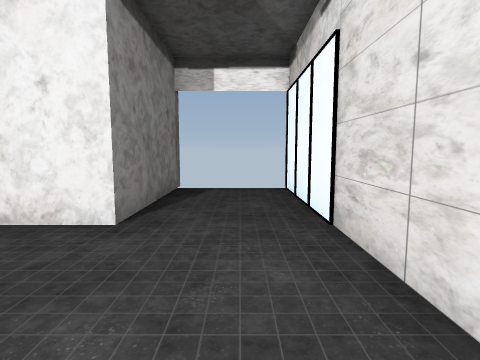
view 1 (above)

16 first-person views from a walk through a 3-D level made in the Unity game engine. The camera is 1.2 m above the floor, tilts 6° down and sees 80° across. The floor is counted in squares, 1 m on a side. Each view is taken from the middle of a square. On the plan, view 1 faces up. The plan holds only what a view shows up to about 13 squares ahead; the rest is blank. The player is left out. Some surface patterns are stand-ins.

view 2
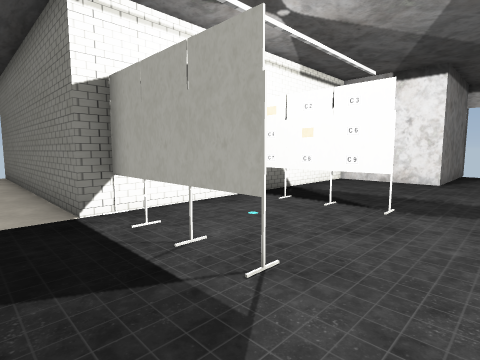

view 3
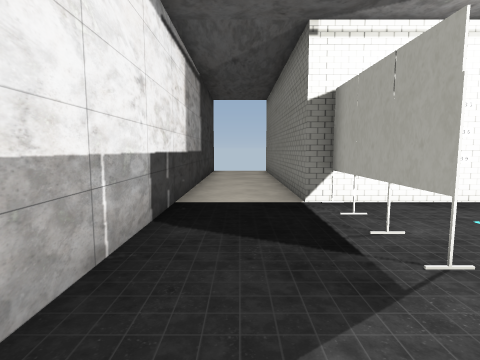

view 4
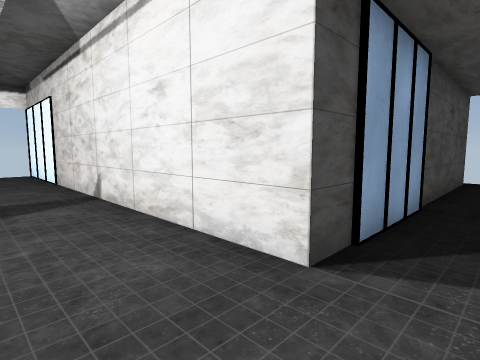

view 5
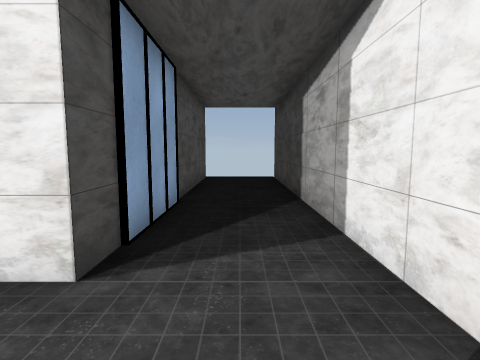

view 6
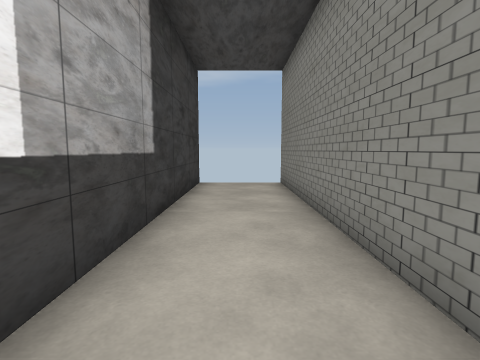

view 7
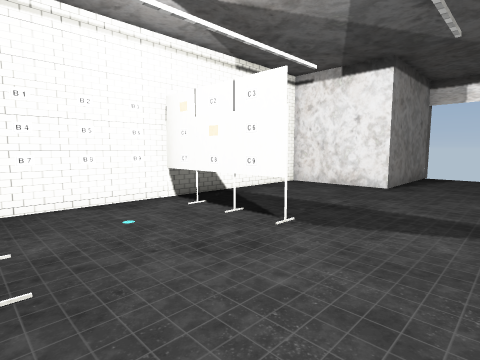

view 8
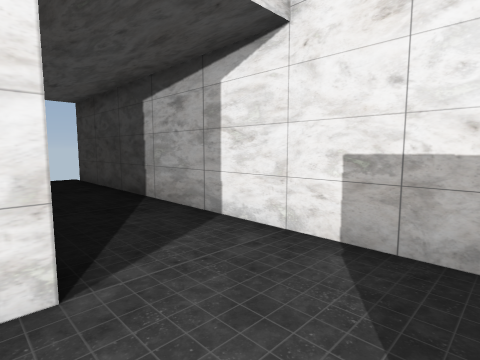

view 9
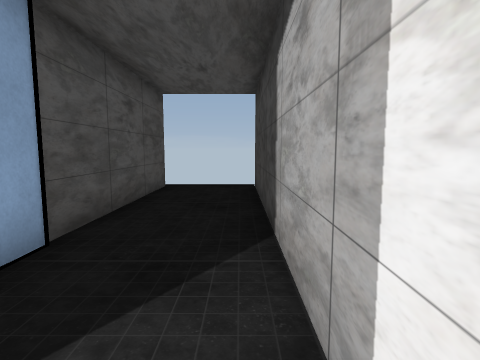

view 10
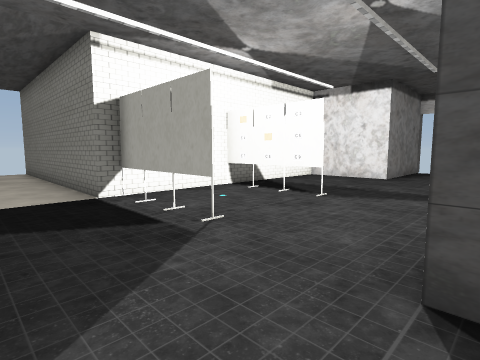

view 11
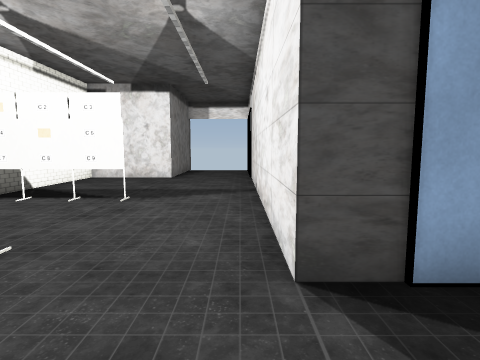

view 12
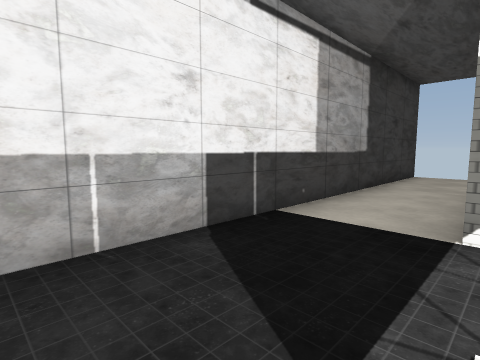

view 13
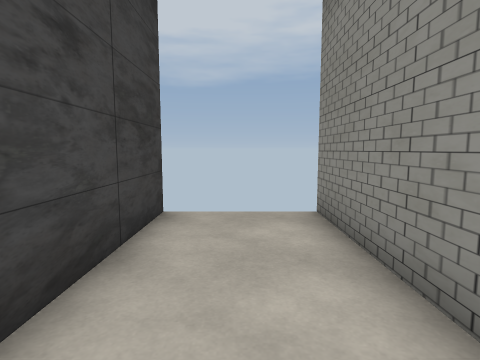

view 14
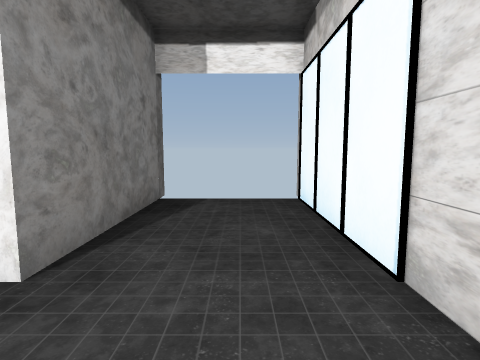

view 15
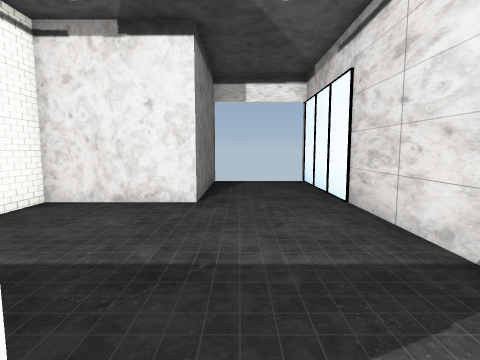

view 16
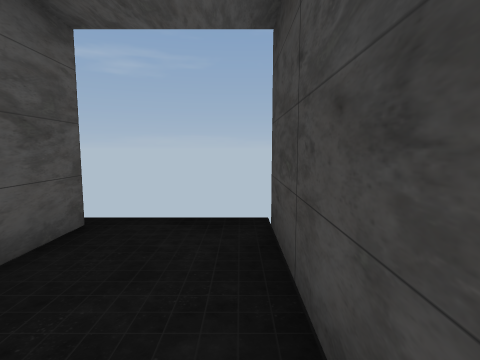

### Floor plan
Key: @ floor where view 1 was taken; # wall or solid block; . floor; = window, fence, low wall or low ledge; T thing the floor can be seen under or through; O other object.
Columns run from 16 left of view 1 to 12 right of it. Each row starts with its distance up from view 1.
 10               #   #
  9               #===#
  8               #...#
  7               #...#
  6               #...#
  5           #####...#
  4           #.......#
  3           #.......#
  2           #.......#
  1           #.......#
  0           #.....@.#
 -1           #TTTT...#
 -2           #.......#
 -3           #O......#
 -4           #.......#
 -5 ###########TTTT...###########
 -6 =...........................
 -7 =...........................
 -8 =...........................
 -9 #############################

Positions as (right, up) in squares from view 1, and headings:
1: (0, 0), facing up
2: (0, -7), facing up-left
3: (1, -7), facing left
4: (-1, -7), facing up-right
5: (-1, -7), facing right
6: (-5, -7), facing left
7: (1, -5), facing up-left
8: (-1, -5), facing down-right
9: (2, -8), facing right
10: (2, -8), facing up-left
11: (1, -8), facing up
12: (-1, -5), facing down-left
13: (-10, -7), facing left
14: (0, 2), facing up
15: (-1, -2), facing up
16: (7, -8), facing right
